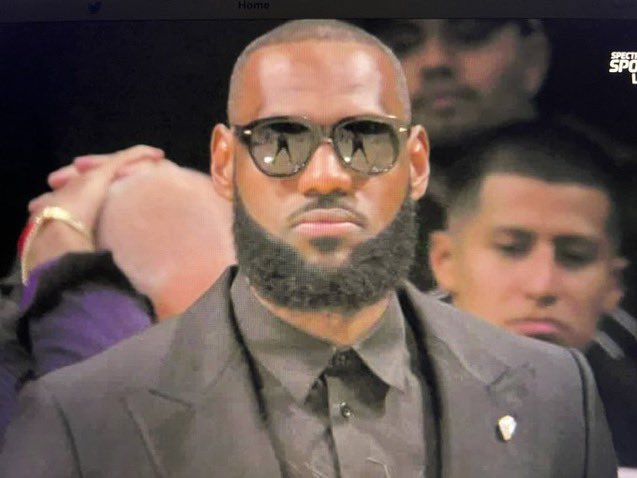
#> input picture images/imagen1.jpeg, 637 x 478 px
$ python contour.py
#> lines starting #> are read from the running program, lines starting #| are printed output that depends on the picture; after the words box and inside, x2 and y2 are one past the last pixel; in counts of white or black regions, pixels touching at a corner belong together
import cv2 as cv
import numpy as np

image = cv.imread('images/imagen1.jpeg')
#> image is the input picture: shape (478, 637, 3); mean B, G, R 82, 88.1, 105.7
gray = cv.cvtColor(image,cv.COLOR_BGR2GRAY);
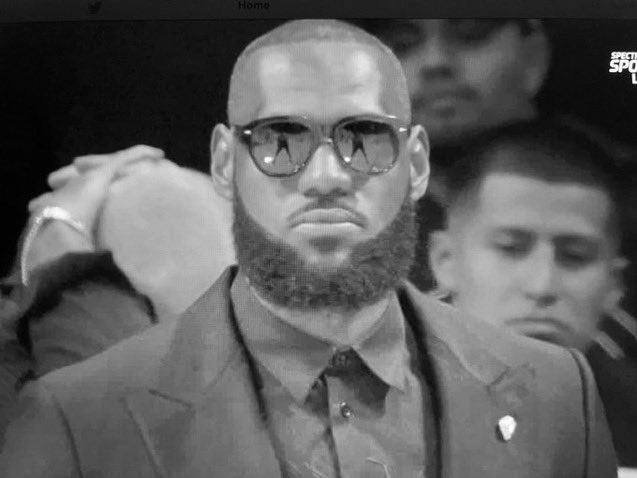
#> gray: shape (478, 637); min 0, max 254, mean 92.7
blur = cv.GaussianBlur(gray,(5,5),cv.BORDER_DEFAULT)
canny = cv.Canny(blur,50,50)
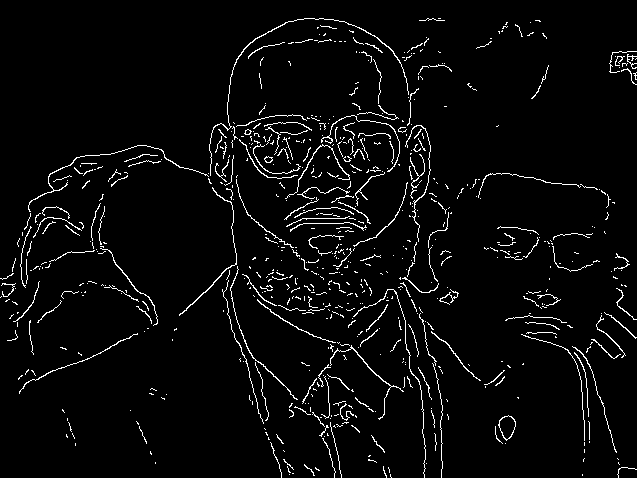
#> canny: shape (478, 637); 3.8% white in thin lines or dots
blank = np.zeros(image.shape, dtype='uint8')
cv.imshow("blur",blur)

# findContours method


# Threshold method
rect, treshold = cv.threshold(gray,125,195,cv.THRESH_BINARY)
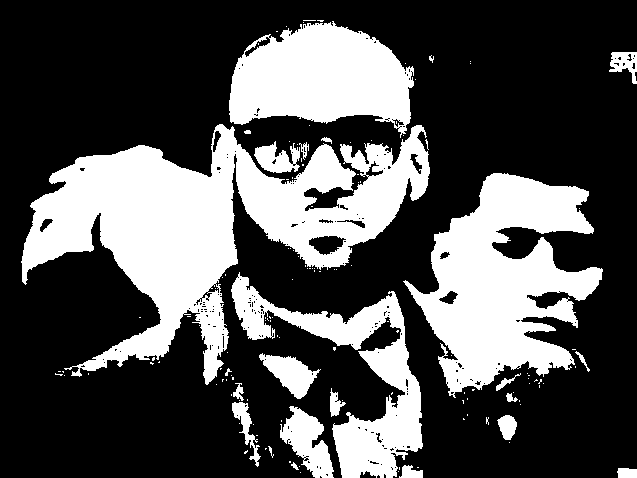
#> treshold: shape (478, 637); values 0 (black) and 195 (white), 32% white; 137 white regions (113 under 20 px)
contours, hierarchies = cv.findContours(treshold,cv.RETR_LIST, cv.CHAIN_APPROX_NONE)
#> contours = 363 contours, 323 with area under 20; largest, box (x1, y1, x2, y2) and area: (21, 124, 430, 385) 41198, (403, 173, 603, 398) 22817, (229, 21, 414, 138) 14342, (231, 272, 423, 478) 10823, (280, 406, 334, 478) 1922

print(f'{len(contours)} contours found')
#| 363 contours found
cv.drawContours(blank,contours,-1,(0,255,0),1)
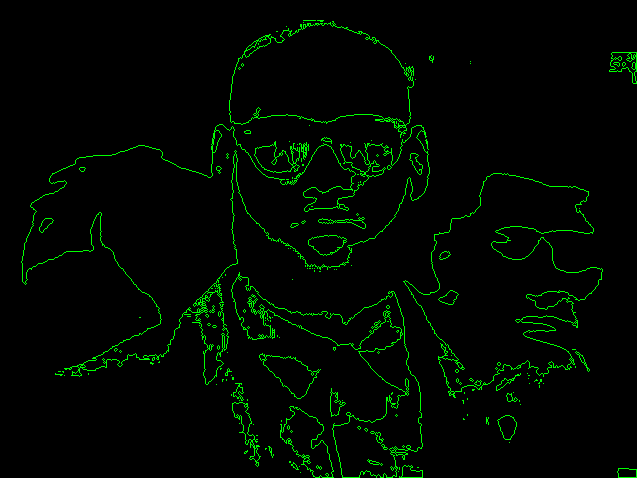
#> blank: shape (478, 637, 3); mean of channels 0, 1, 2 0, 7.8, 0; drawn as B, G, R
cv.imshow("Draw contours",blank)
#cv.imshow("Canny edges",canny);

cv.waitKey(0);

$ run again, with images/imagen2.jpeg copied over images/imagen1.jpeg
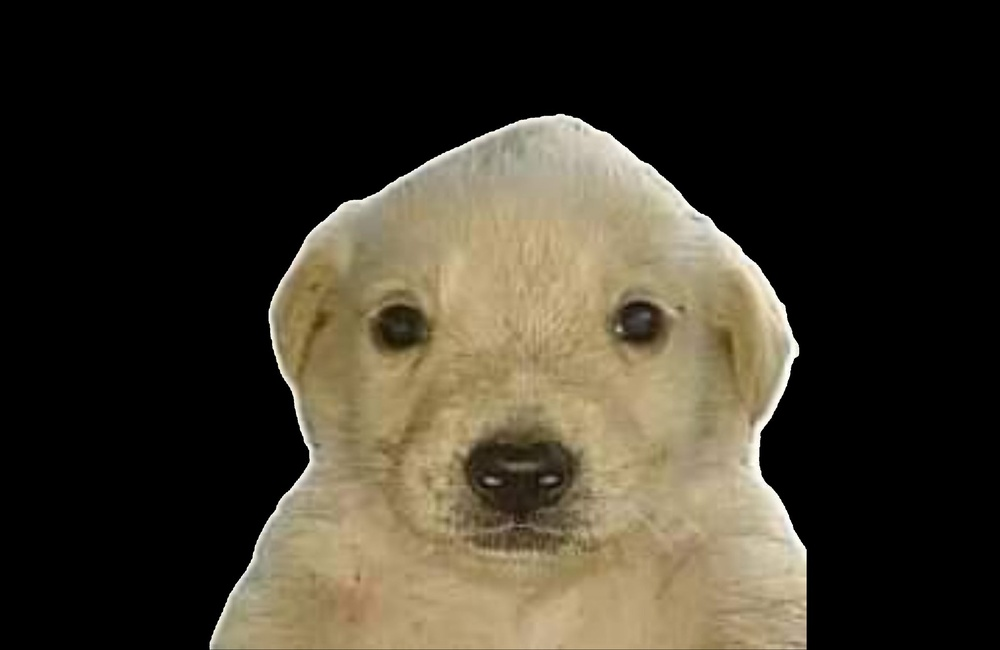
#> input picture images/imagen2.jpeg, 1000 x 650 px, shrunk from 2048 x 1331 before the run
#> image is the input picture: shape (650, 1000, 3); mean B, G, R 42.5, 55.6, 61.8
#> canny: shape (650, 1000); 1.1% white in thin lines or dots, all inside (x1, y1, x2, y2) = (208, 113, 808, 650)
#> `rect, treshold = cv.threshold(gray,125,195,cv.THRESH_BINARY)`:
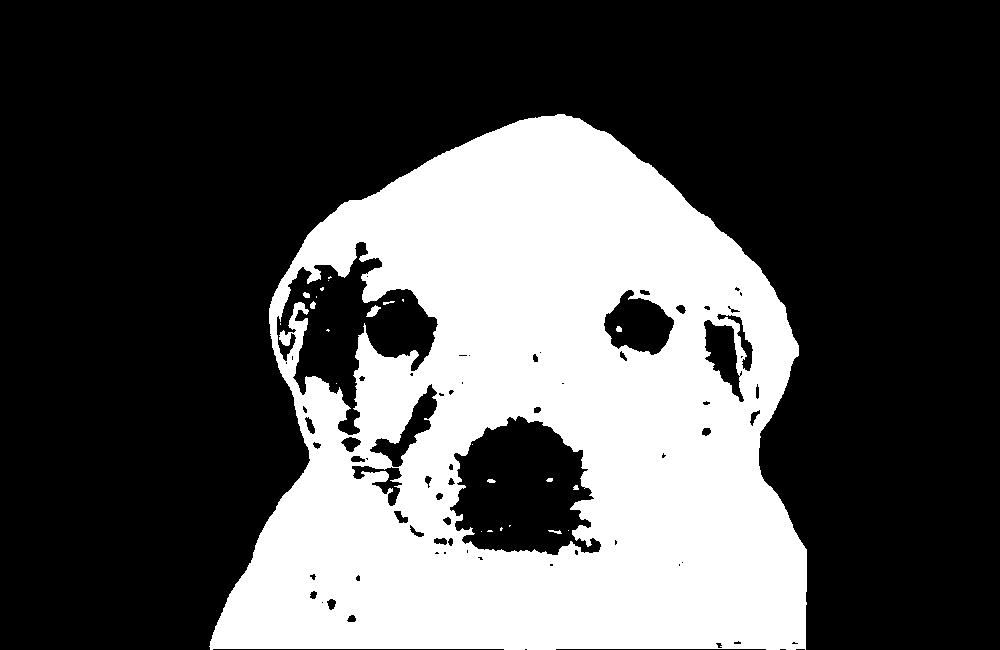
#> treshold: shape (650, 1000); values 0 (black) and 195 (white), 31.8% white; 24 white regions (14 under 20 px)
#> contours = 93 contours, 47 with area under 20; largest, box (x1, y1, x2, y2) and area: (209, 114, 807, 650) 240966, (449, 415, 602, 556) 14746, (276, 241, 439, 436) 13132, (603, 289, 675, 356) 3008, (703, 319, 745, 403) 1704
#| 93 contours found
#> `cv.drawContours(blank,contours,-1,(0,255,0),1)`:
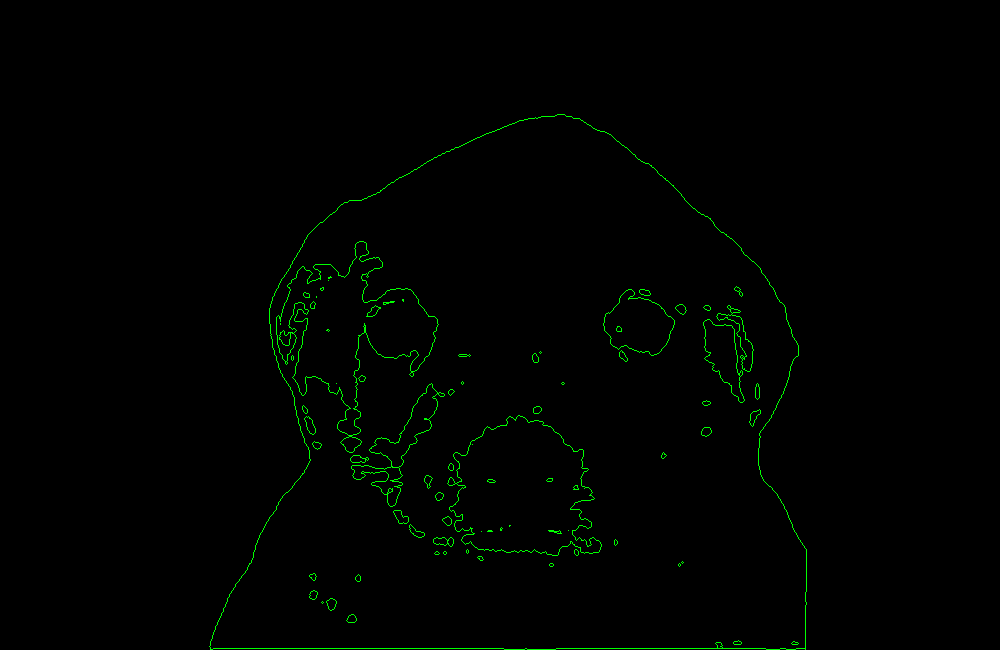
#> blank: shape (650, 1000, 3); mean of channels 0, 1, 2 0, 2.4, 0; drawn as B, G, R

$ run again, with images/imagen3.jpeg copied over images/imagen1.jpeg
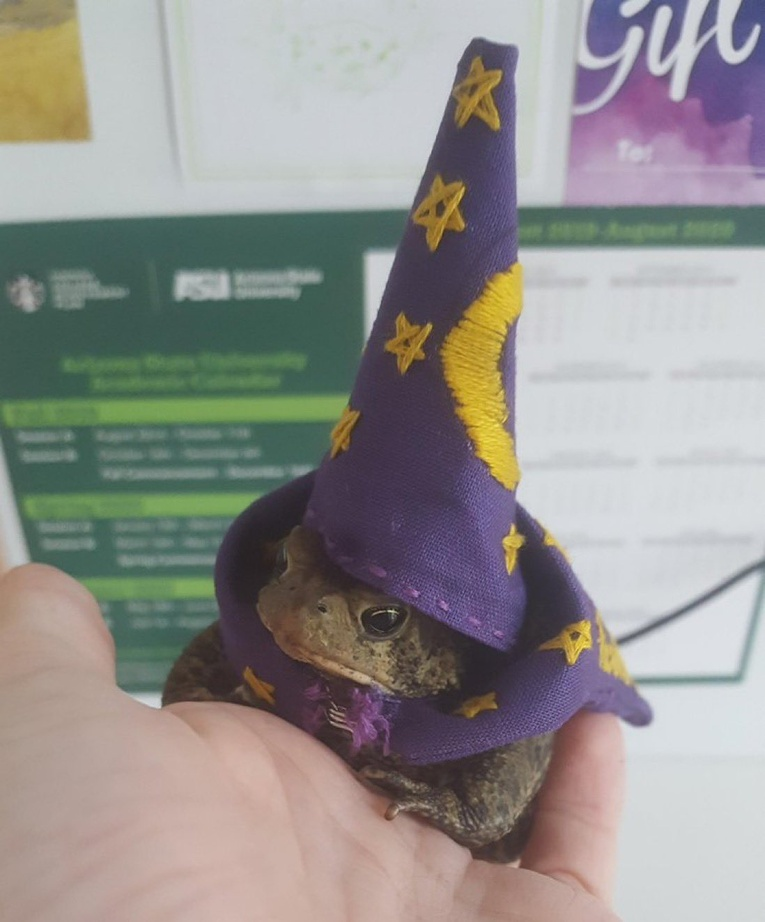
#> input picture images/imagen3.jpeg, 765 x 922 px, shrunk from 1098 x 1323 before the run
#> image is the input picture: shape (922, 765, 3); mean B, G, R 141.7, 144.6, 147.1
#> canny: shape (922, 765); 2.2% white in thin lines or dots
#> `rect, treshold = cv.threshold(gray,125,195,cv.THRESH_BINARY)`:
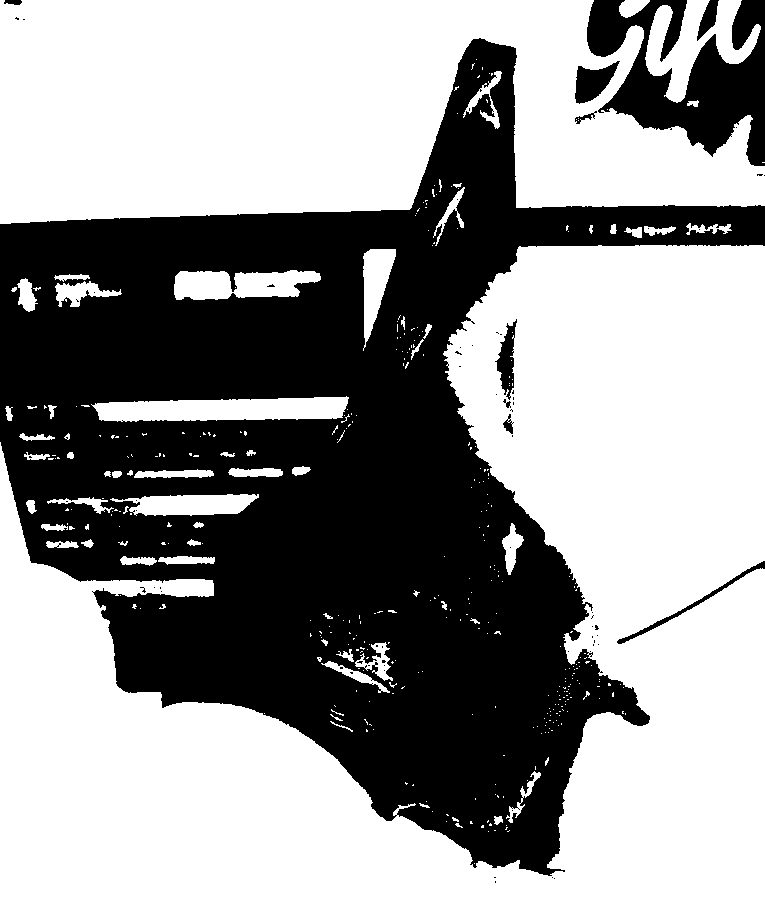
#> treshold: shape (922, 765); values 0 (black) and 195 (white), 59.2% white; 69 black regions (59 under 20 px)
#> contours = 489 contours, 435 with area under 20; largest, box (x1, y1, x2, y2) and area: (0, 245, 765, 922) 260890, (0, 0, 765, 224) 127637, (91, 396, 349, 422) 4806, (645, 0, 761, 103) 4702, (174, 270, 321, 300) 3130
#| 489 contours found
#> `cv.drawContours(blank,contours,-1,(0,255,0),1)`:
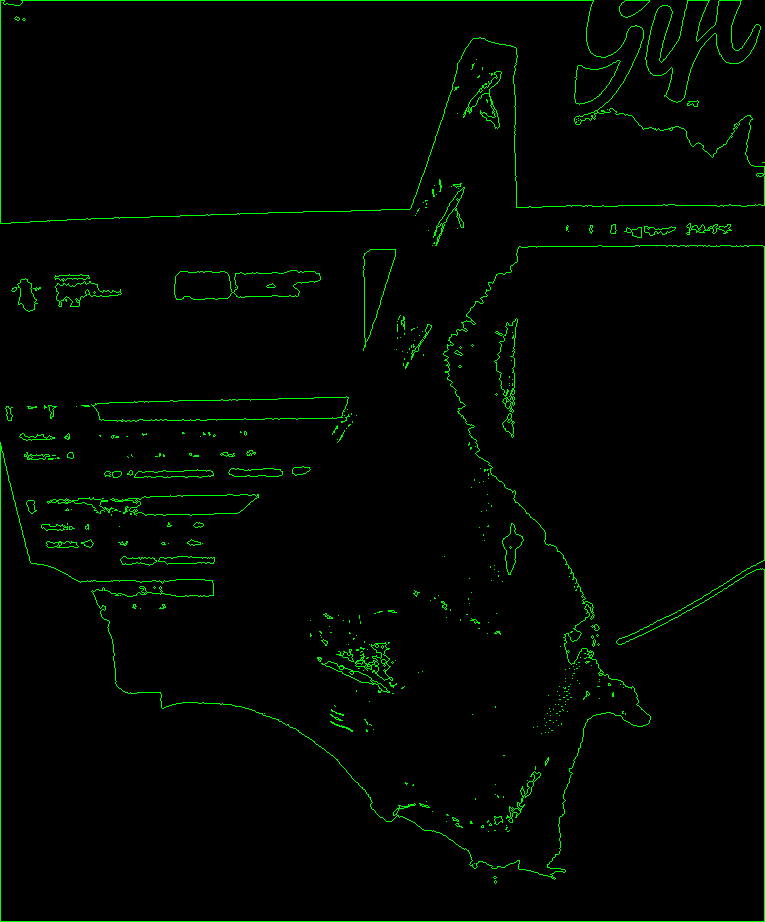
#> blank: shape (922, 765, 3); mean of channels 0, 1, 2 0, 5.3, 0; drawn as B, G, R

$ run again, with images/imagen4.jpeg copied over images/imagen1.jpeg
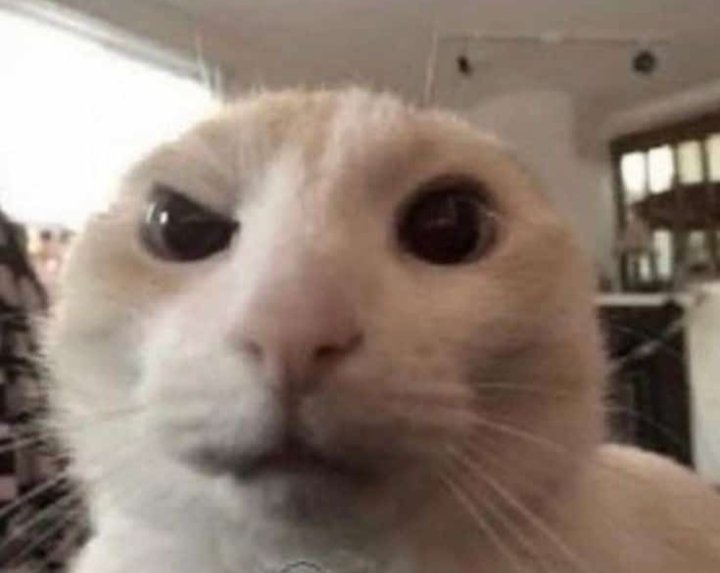
#> input picture images/imagen4.jpeg, 720 x 573 px
#> image is the input picture: shape (573, 720, 3); mean B, G, R 114.1, 125.3, 141.9
#> canny: shape (573, 720); 1.6% white in thin lines or dots
#> `rect, treshold = cv.threshold(gray,125,195,cv.THRESH_BINARY)`:
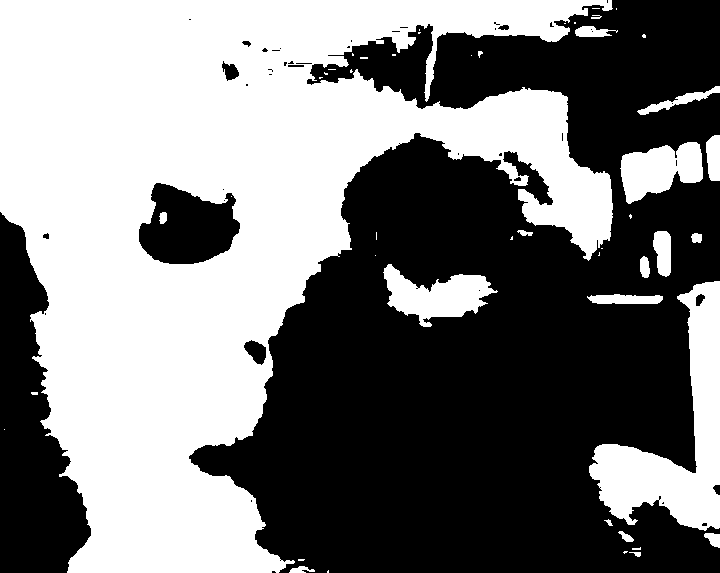
#> treshold: shape (573, 720); values 0 (black) and 195 (white), 48.2% white; 48 white regions (27 under 20 px)
#> contours = 95 contours, 66 with area under 20; largest, box (x1, y1, x2, y2) and area: (0, 0, 613, 573) 180170, (589, 281, 720, 531) 12270, (138, 182, 241, 265) 5930, (383, 264, 498, 327) 3456, (620, 142, 703, 204) 3178
#| 95 contours found
#> `cv.drawContours(blank,contours,-1,(0,255,0),1)`:
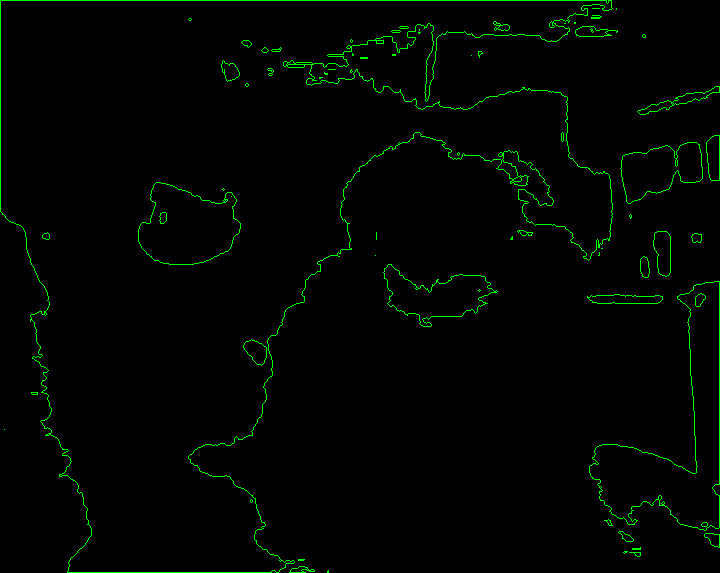
#> blank: shape (573, 720, 3); mean of channels 0, 1, 2 0, 4.6, 0; drawn as B, G, R
